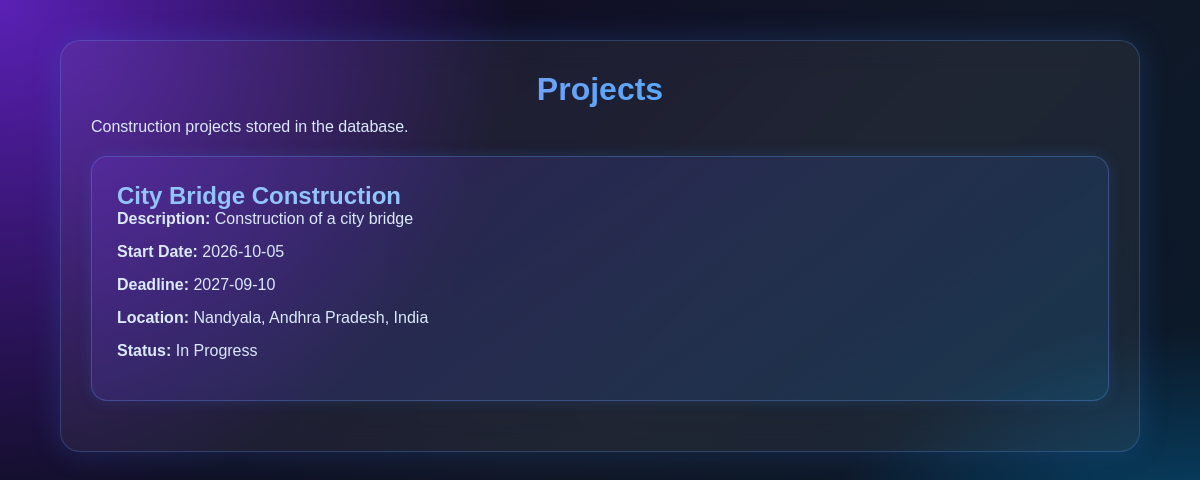
Screenshot of /projects (signed in) with the database file from the repository.
### tables this page shows
CREATE TABLE projects (
            id INTEGER PRIMARY KEY AUTOINCREMENT,
            project_name TEXT NOT NULL,
            description TEXT NOT NULL,
            start_date TEXT NOT NULL,
            deadline TEXT NOT NULL,
            location TEXT NOT NULL,
            status TEXT NOT NULL
        );

### app.py (the view)
@app.route("/projects")
def projects():
    if not check_role(["admin", "manager", "member"]):
        return "Access Denied."
    db = get_connection()
    rows = db.execute("SELECT * FROM projects ORDER BY id DESC").fetchall()
    db.close()
    return render_template("projects.html", projects=rows, role=session.get("role"))

### app.py (called while the page is built)
def get_connection():
    db = sqlite3.connect(DATABASE)
    db.row_factory = sqlite3.Row
    db.execute("PRAGMA foreign_keys = ON")
    return db

def check_role(roles):
    return session.get("role") in roles

### templates/projects.html (shortened to what this page needs)
<!DOCTYPE html>
<html lang="en">
<head>
    <link rel="stylesheet"
          href="{{ url_for('static', filename='css/style.css') }}">
</head>
<body>
<div class="dashboard">
    <h1>Projects</h1>
    <p>Construction projects stored in the database.</p>
    {% for project in projects %}
    <div class="card">
        <h2>{{ project[1] }}</h2>
        <p>
            <strong>Description:</strong>
            {{ project[2] }}
        </p>
        <p>
            <strong>Start Date:</strong>
            {{ project[3] }}
        </p>
        <p>
            <strong>Deadline:</strong>
            {{ project[4] }}
        </p>
        <p>
            <strong>Location:</strong>
            {{ project[5] }}
        </p>
        <p>
            <strong>Status:</strong>
            {{ project[6] }}
        </p>
    </div>
    {% else %}
    <div class="card">
        <h2>No Projects Found</h2>
        <p>Please create a project first.</p>
    </div>
    {% endfor %}
</div>
</body>
</html>

### static/css/style.css (style rules this page uses)
* { margin: 0; padding: 0; box-sizing: border-box; }
body { font-family: Arial, sans-serif; min-height: 100vh; background: radial-gradient(circle at top left, #5b21b6, transparent 35%), radial-gradient(circle at bottom right, #0284c7, transparent 35%), linear-gradient(135deg, #0f0524, #111827 50%, #061a2b); color: white; }
h1 { text-align: center; margin-bottom: 10px; background: linear-gradient(90deg, #c084fc, #60a5fa, #38bdf8); -webkit-background-clip: text; -webkit-text-fill-color: transparent; }
h2 { color: #93c5fd; }
p { color: #dbeafe; margin-bottom: 15px; }
.dashboard { width: 90%; max-width: 1100px; margin: 40px auto; padding: 30px; background: rgba(255, 255, 255, 0.06); border: 1px solid rgba(96, 165, 250, 0.25); border-radius: 20px; backdrop-filter: blur(15px); box-shadow: 0 0 30px rgba(59, 130, 246, 0.2); }
.card { margin: 20px 0; padding: 25px; background: linear-gradient( 145deg, rgba(124, 58, 237, 0.18), rgba(14, 165, 233, 0.12) ); border: 1px solid rgba(96, 165, 250, 0.3); border-radius: 16px; box-shadow: 0 0 15px rgba(59, 130, 246, 0.15); transition: 0.3s; }

### rows the page displays
projects: project_name "City Bridge Construction", description "Construction of a city bridge", start_date "2026-10-05", deadline "2027-09-10", location "Nandyala, Andhra Pradesh, India", status "In Progress"
